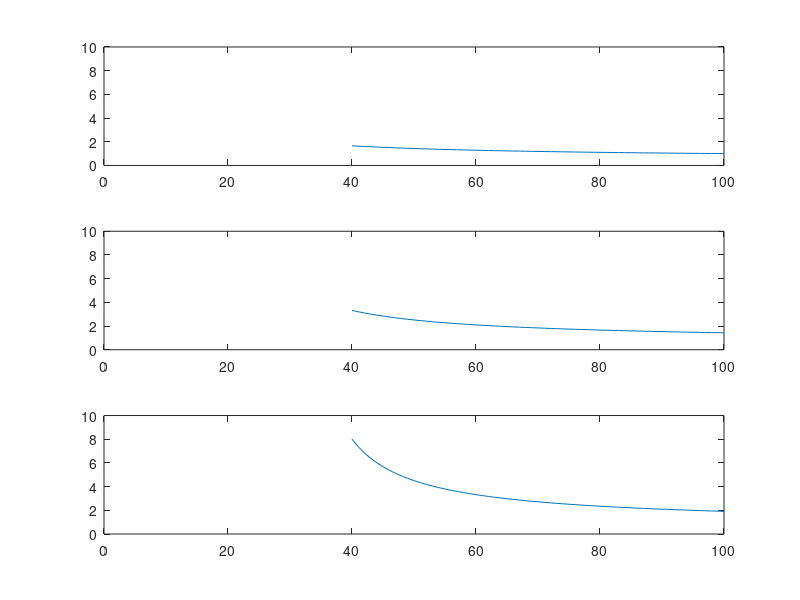

Write the MATLAB code that produced this figure.
% Each word will be represented by n features if there are n classes in classification.
% Given word w and class C,
% y(w, C) = 1./log10(t/x);
% t is the total occurrences of the word w in all classes,
% x is the occuurence count of w for class C,
% y is the feature value calculated for the word w for a particular class C.
% The review/ observation will thus have n features as well, summing up the values of y for all the words in the review,
% corresponding to a given class.

t = 40:100;

y = 1./log10(t/10);
subplot(311), plot(t,y), axis([0 100 0 10]);

y = 1./log10(t/20);
subplot(312), plot(t,y), axis([0 100 0 10]); 

y = 1./log10(t/30);
subplot(313), plot(t,y), axis([0 100 0 10]); 
